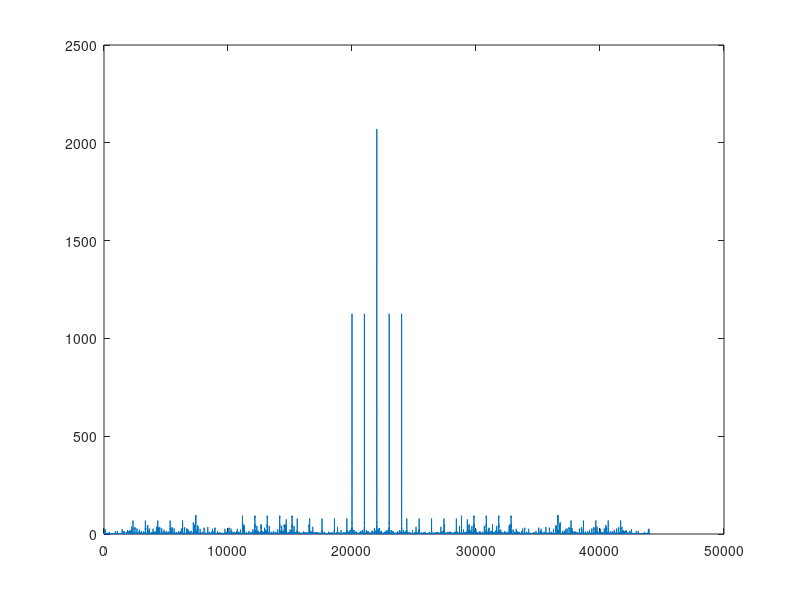

Write the MATLAB code that produced this figure.
clear

% Length of tone in seconds
duration = 300; 
% Sampling frequency
Fs = 44e3;

% Combined to form the multi-tone signal
%frequencies = [1e3, 2e3, 3e3, 4e3, 5e3];
%frequencies = [1e3, 5e3, 10e3, 15e3, 19e3];
lowtone = [1e3, 2e3, 3e3];
midtone = [10e3, 11e3, 12e3];
hightone = [20e3, 21e3, 22e3];
evenhighertone = [22e3];
twentyonetone = [21e3];
% inaudible = [25e3, 26e3, 27e3];
inaudible = [30e3, 31e3, 32e3];
inaudible2 = [20e3 21e3 22e3 23e3 24e3]; %[22e3, 23e3, 24e3, 25e3, 26e3, 27e3, 28e3, 29e3, 30e3, 31e3];
chatgptTone = [659.6];
stackTone = [13192];
articleTone = [4200]; articleNonRes = 200; articleNonRes2 = 1200; articleNonRes3 = 3200; articleNonRes4 = 5200; articleNonRes5 = 6200;
foamTone15 = [2858.3];
pvx1 = 691.532; pvx2 = 2074.6; pvx3 = 3457.7;
% frequencies = [20e3,, 19e3, 20e3];

% CONTROL PARAMETERS
fadeoutAtEnd = true;
frequencies = inaudible2;

t = 1/Fs:1/Fs:duration;
tones = zeros(length(frequencies), length(t));
% Define a tone for each specified frequency
for i = 1:length(frequencies)
    tones(i,:) = 1 * sin(2 * pi * frequencies(i) * t);
end
combinedTones = zeros(1,length(t));
% Add up the tones
for i = 1:length(frequencies)
    combinedTones = combinedTones + tones(i,:)* 32767;
end

if (fadeoutAtEnd == true)

end

combinedF = fft(combinedTones);
f = linspace(0, Fs, length(combinedF));
figure
plot(f, abs((combinedF)));

audiowrite("multitone.wav", int16(combinedTones), Fs);                                              